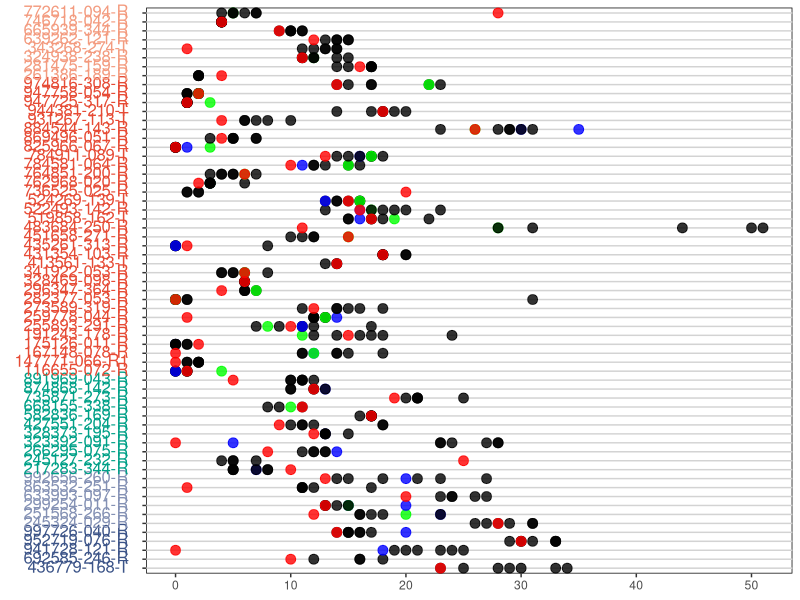
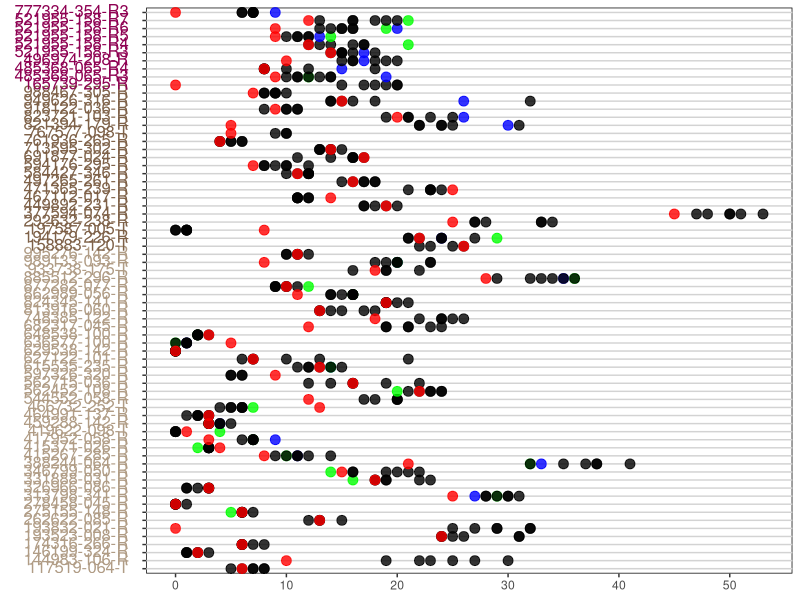
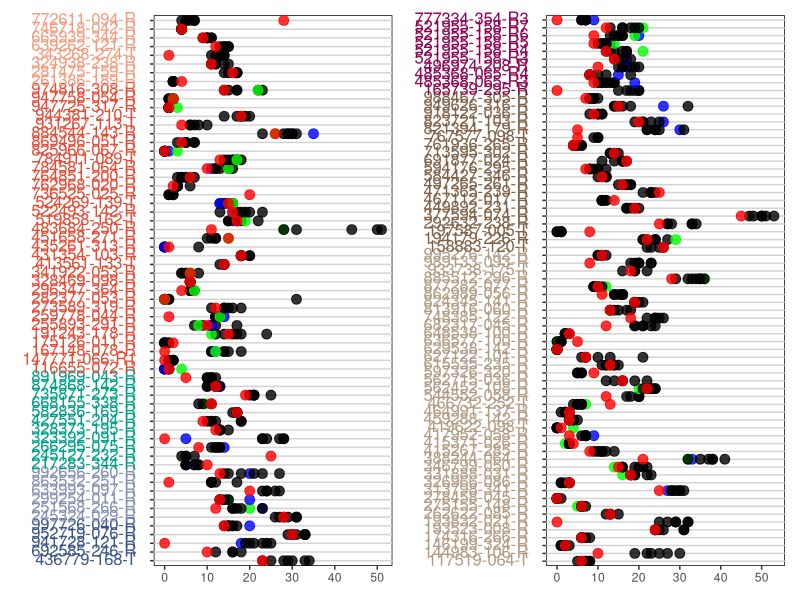

Reproduce these figures in R, in order.
# PDMR Supp Figure 9 Script

library(ggplot2)
library(dplyr)
library(ggtext)
library(patchwork)


supp_fig8 <- read.table("PDMR_Supp_Fig9_table1.txt",sep = "\t",header = TRUE)
df <- data.frame(supp_fig8)

hist_color = c("BLCA"="#F39B7F","COADREAD"="#E64B35","HNSC"="#00A087","MEL"="#8491B4",
               "NSCLC"="#3C5488","PAAD"="#8e0152","SARCOMA"="#7E6148","Other"="#B09C85")
hist_color <- data.frame(Hist = names(hist_color), color = hist_color)

df <- merge(df,hist_color, by ="Hist", all.x = TRUE)
df$ID <- paste0("<span style=\"color: ", df$color, "\">", df$modID, "</span>")


df$modID <-factor(df$modID, levels = c("261386-189-R", "281475-159-R", "324938-238-R", "343268-274-T", "639262-121-R", 
                                       "665939-344-R", "746718-042-R", "772611-094-R", "116655-072-R", "147771-066-R1", 
                                       "167148-078-R", "175126-011-R", "191243-178-R", "255893-291-R", "259778-044-R", 
                                       "273589-319-R", "282377-053-R", "296347-364-R", "328469-098-R", "341922-053-R", 
                                       "413561-133-T", "431354-103-R", "435261-313-R", "451658-271-R", "483684-250-R", 
                                       "519858-162-T", "522493-142-R", "524269-139-T", "736525-025-R", "762968-020-R", 
                                       "764851-200-R", "784581-064-R", "784911-089-T", "825966-067-R", "869496-051-R", 
                                       "884544-143-R", "931267-113-T", "944381-210-T", "947725-317-R", "947758-054-R", 
                                       "974816-308-R", "217283-344-R", "245127-232-R", "266295-075-R", "323392-091-R", 
                                       "328373-195-R", "427551-204-R", "582836-169-R", "668155-338-R", "735871-273-R",
                                       "874868-142-R", "891969-043-R", "245324-029-R", "251568-266-R", "299254-011-R", 
                                       "633993-097-R", "863532-251-R", "992656-260-R", "436779-168-T", "692585-246-R", 
                                       "941728-121-R", "952719-076-R", "997726-040-R"))
df <- df[order(df$modID), ]

df$Hist <-factor(df$Hist, levels = c("Other","SARCOMA","PAAD","NSCLC","MEL","HNSC","COADREAD","BLCA"))
df <- df[order(df$Hist), ]
df$ID <- factor(df$ID,levels = unique(df$ID))


p <- ggplot(df, aes(x=ID, y=LOH)) +
  geom_vline(xintercept = unique(df$ID), color="lightgray", linetype="solid") +
  coord_flip() +
  geom_point(data = df %>% filter(sam_type != "Originator"), aes(color=sam_type), size=3, alpha=0.8) +
  geom_point(data = df %>% filter(sam_type == "Originator"), aes(color=sam_type), size=3, alpha=0.8) +
  scale_color_manual(values=c("PDX"="black", "Originator"="red","PDC"="blue", "PDOrg"="green")) +
  scale_y_continuous(breaks = c(0, 10, 20, 30, 40, 50, 60)) +
  theme(axis.title.x=element_blank(), 
        axis.title.y=element_blank(),
        axis.text.y = ggtext::element_markdown(size = 12,margin=margin(t=5, r=10, b=5, l=5)),
        legend.position="none",
        panel.background = element_rect(fill = "white", colour = "black"),
        panel.grid.major = element_blank(),
        panel.grid.minor = element_blank())
p


supp_fig8_o <- read.table("PDMR_Supp_Fig9_table2.txt",sep = "\t",header = TRUE)
df_o <- data.frame(supp_fig8_o)

df_o <- merge(df_o,hist_color, by ="Hist", all.x = TRUE)
df_o$ID <- paste0("<span style=\"color: ", df_o$color, "\">", df_o$modID, "</span>")


df_o$modID <-factor(df_o$modID, levels = c("158883-120-T", "194179-226-R", "197587-005-T", "292632-238-R", "377594-074-R", 
                                           "449892-231-R", "467112-017-R", "471365-239-R", "497265-261-R", "584427-346-R", 
                                           "594176-295-R", "691877-024-R", "713595-302-R", "761936-265-R", "767577-098-T", 
                                           "821394-179-R", "823721-103-R", "918122-036-R", "949626-316-R", "988467-305-R", 
                                           "165739-295-R", "485368-065-R3", "485368-065-R4", "496974-208-R", "521955-158-R3", 
                                           "521955-158-R4", "521955-158-R5", "521955-158-R6", "521955-158-R7", "777334-354-R3", 
                                           "117519-064-T", "144983-106-R", "146199-324-R", "174316-266-R", "193523-008-R", 
                                           "193832-021-R", "262622-085-R", "275155-148-R", "278458-045-R", "313798-341-R", 
                                           "326966-086-R", "331888-031-R", "346799-050-R", "388244-064-R", "415267-285-R", 
                                           "415371-026-R", "417952-058-R", "419622-098-T", "459288-142-R", "464991-137-R", 
                                           "466732-252-T", "544552-058-R", "562452-108-R", "562715-036-R", "597326-320-R", 
                                           "615535-235-R", "627122-101-R", "629538-142-R", "636577-100-R", "648538-100-R", 
                                           "682317-045-R", "748385-122-R", "813916-060-R", "824345-141-R", "862989-056-R", 
                                           "877282-077-R", "885512-296-R", "933738-175-T", "989133-093-R", "995276-142-R"))
df_o <- df_o[order(df_o$modID), ]

df_o$Hist <-factor(df_o$Hist, levels = c("Other","SARCOMA","PAAD","NSCLC","MEL","HNSC","COADREAD","BLCA"))
df_o <- df_o[order(df_o$Hist), ]
df_o$ID <- factor(df_o$ID,levels = unique(df_o$ID))


k <- ggplot(df_o, aes(x=ID, y=LOH)) +
  geom_vline(xintercept = unique(df_o$ID), color="lightgray", linetype="solid") +
  coord_flip() +
  geom_point(data = df_o %>% filter(sam_type != "Originator"), aes(color=sam_type), size=3, alpha=0.8) +
  geom_point(data = df_o %>% filter(sam_type == "Originator"), aes(color=sam_type), size=3, alpha=0.8) +
  scale_color_manual(values=c("PDX"="black", "Originator"="red","PDC"="blue", "PDOrg"="green")) +
  scale_y_continuous(breaks = c(0, 10, 20, 30, 40, 50, 60,80)) +
  theme(axis.title.x=element_blank(), 
        axis.title.y=element_blank(),
        axis.text.y = ggtext::element_markdown(size = 12,margin=margin(t=5, r=10, b=5, l=5)),
        legend.position="none",
        panel.background = element_rect(fill = "white", colour = "black"),
        panel.grid.major = element_blank(),
        panel.grid.minor = element_blank())
k



combined_plot <- p + k + plot_layout(ncol = 2)

print(combined_plot)

